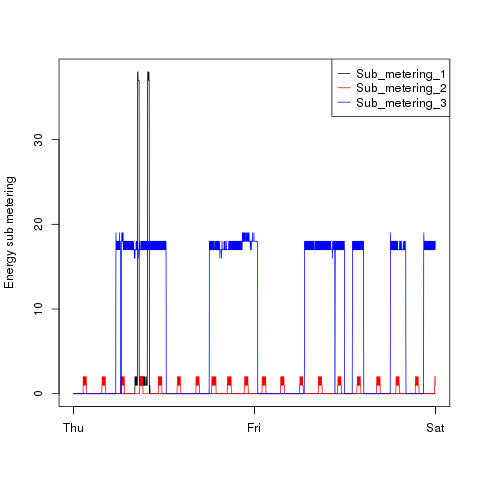

This figure's R source:
library(lubridate)
myt<-read.table("./mydata.txt",header=TRUE,sep=";",colClasses=c("character","character","numeric","numeric","numeric","numeric","numeric","numeric","numeric"))
plot(dmy_hms(paste(myt[,1],myt[,2],sep=" ")),myt[,7],main="",ylab="Energy sub metering",xlab="",type="l",col="black")
lines(dmy_hms(paste(myt[,1],myt[,2],sep=" ")),myt[,8],col="red")
lines(dmy_hms(paste(myt[,1],myt[,2],sep=" ")),myt[,9],col="blue")
legend("topright",names(myt)[7:9],col=c("black","red","blue"),lwd=c(1,1,1),text.width = strwidth("Sub_metering_xxxxxxxxxxxxx")) #need to add some x'es for nice PNG plot
unlink("./plot3.png") #need to delete since fails to overwrite in next step (Linux Debian 9)
dev.copy(png,filename="./plot3.png",width=480,height=480)
dev.off()
